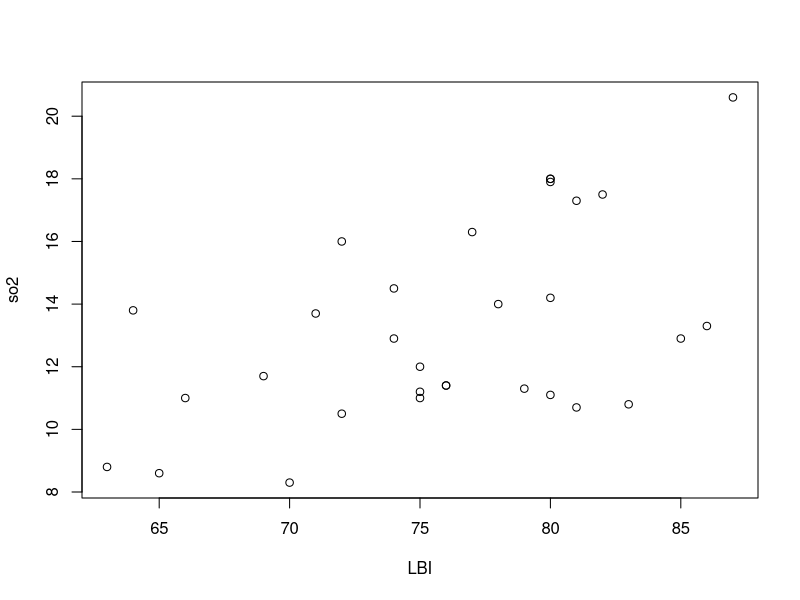
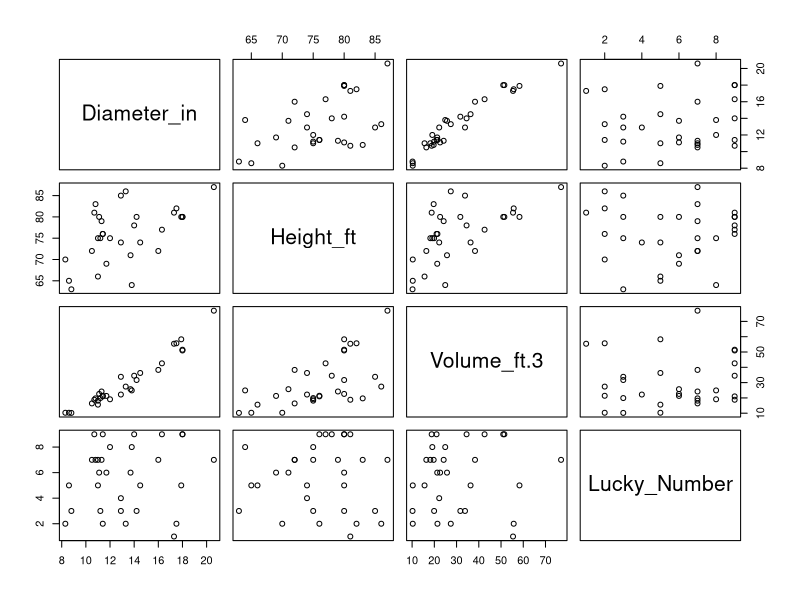
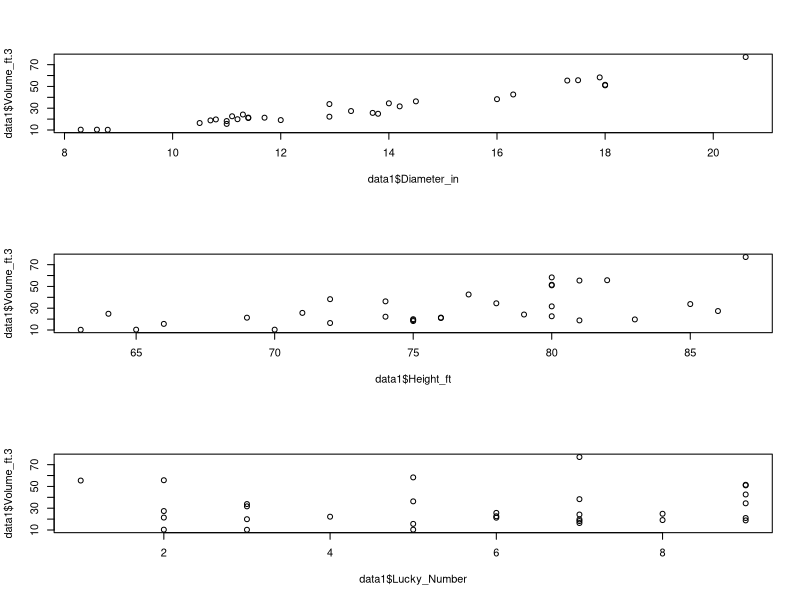
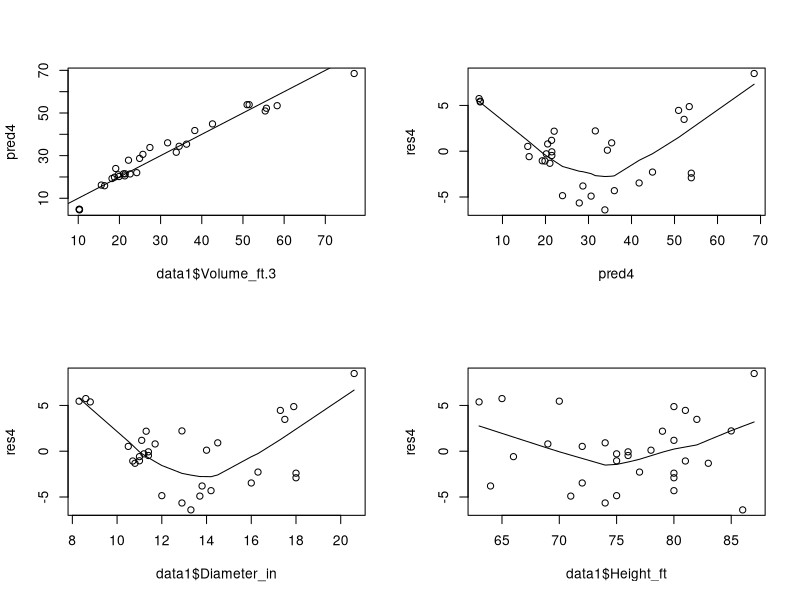
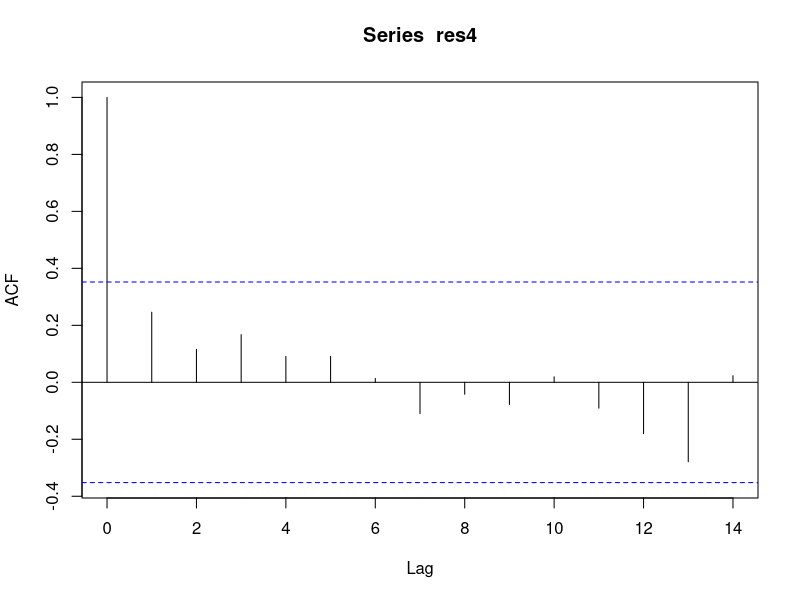
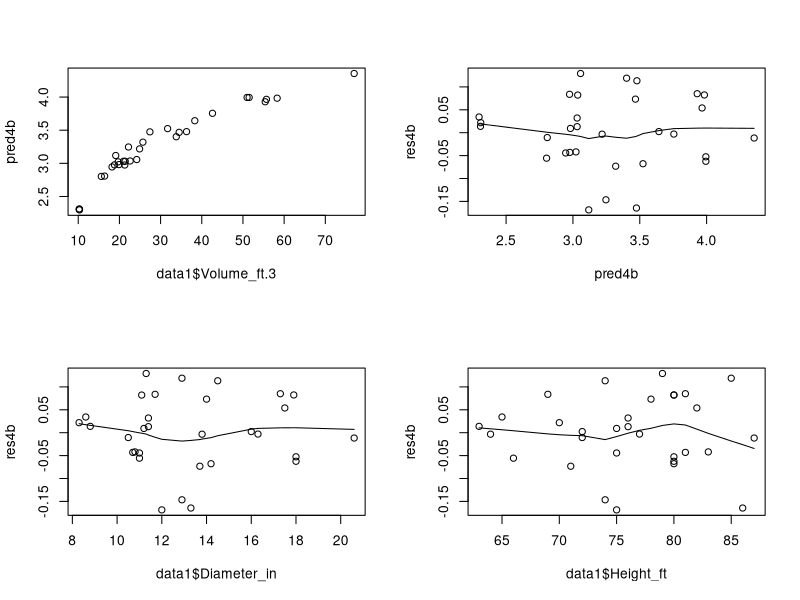

Generate these figures, in order, with R:
# Regression Analyses and Model Development
#-------------------
# Program Description:
# This program reads in tree data for the Allegheny National Forest and fits regression models for tree volume as a 
# function of tree dbh, height, and a random number.

#This code explores different ways to build linear regression models as well as analyses different 
#statistics and model metrics that help with model development.
#-------------------

# Read in input file and attach
data1=read.csv("TreeData.csv")

#Plotting relationship between variables
plot(data1[,2],data1[,1],xlab="LBI",ylab="so2")

#Initial model
modeT1<-lm(data1[,2]~data1[,1])

#Model statistics
summary(modeT1)
betas=coef(modeT1)
res<-residuals(modeT1)
data1$so2[1]-betas[1]-betas[2]*data1$LBI[1]
so2_hat<-predict(modeT1)
data1$so2[1]-so2_hat[1]

#R squared and adjusted R2
R2<-summary(modeT1)$r.squared
Adj_R2<-summary(modeT1)$adj.r.squared
stdev_res<-summary(modeT1)$sigma
var_res<-stdev_res^2

# Initial plot of data
par(mfrow=c(1,1))
plot(data1)
par(mfrow=c(3,1))
plot(data1$Volume_ft.3~data1$Diameter_in)
plot(data1$Volume_ft.3~data1$Height_ft)
plot(data1$Volume_ft.3~data1$Lucky_Number)

# Calculate the correlations between the y and the potential x variables
cor(data1[,-3],data1$Volume_ft.3)

# Set up array to store adjusted R2
adj_r2_m1=array(0,10)

# Calculate the first linear model:  Volume on Diameter
m1 <- lm(data1$Volume_ft.3 ~ data1$Diameter_in)
summary(m1)
coef1=coef(m1)
pred1=predict(m1)
res1=residuals(m1)
dev1=deviance(m1)
sum(res1^2)
adj_r2_m1[1] <- summary(m1)$adj.r.squared

# Calculate the second linear model:  Volume on Height
m2 <- lm(data1$Volume_ft.3 ~ data1$Height_ft)
summary(m2)
adj_r2_m1[2] <- summary(m2)$adj.r.squared

# Calculate the third linear model:  Volume on Lucky Number
m3 <- lm(data1$Volume_ft.3 ~ data1$Lucky_Number)
summary(m3)
adj_r2_m1[3] <- summary(m3)$adj.r.squared

# Calculate the fourth model:  Volume on Diameter and Height
m4 <- lm(data1$Volume_ft.3 ~ data1$Diameter_in + data1$Height_ft)
summary(m4)
adj_r2_m1[4] <- summary(m4)$adj.r.squared

# Calculate the fifth model:  Volume on Diameter and Lucky Number
m5 <- lm(data1$Volume_ft.3 ~ data1$Diameter_in + data1$Lucky_Number)
summary(m5)
adj_r2_m1[5] <- summary(m5)$adj.r.squared

# Calculate the sixth model:  Volume on Height and Lucky Number
m6 <- lm(data1$Volume_ft.3 ~ data1$Height_ft + data1$Lucky_Number)
summary(m6)
adj_r2_m1[6] <- summary(m6)$adj.r.squared

# Calculate the seventh model:  Volume on Diameter, Height, and Lucky Number
m7 <- lm(data1$Volume_ft.3 ~ data1$Diameter_in + data1$Height_ft + data1$Lucky_Number)
summary(m7)
adj_r2_m1[7] <- summary(m7)$adj.r.squared

# Load "leaps"
library(leaps)

# Perform best subset regression
leaps(data1[,-3],data1$Volume_ft.3,method="adjr2",names=names(data1[,-3]))

# Perform stepwise regression using AIC
step(m1, scope = list( upper=m7, lower=~1),direction="both",trace=TRUE)

# Extract AIC
extractAIC(m1)

# Perform stepwise regression using an F test
library(MASS)

addterm(m1,scope = m7, test="F", sorted=TRUE)
addterm(m4,scope = m7, test="F", sorted=TRUE)
dropterm(m7,test="F", sorted=TRUE)

# Look at "best" model
summary(m4)
res4<-residuals(m4)
# pred -> Y hats
pred4<-predict(m4)

# Plot predicted values and residuals 
par(mfrow=c(2,2))
plot(pred4 ~ data1$Volume_ft.3)
abline(a=0,b=1)#puts straight line through your data  at 45 degrees
#if one point of data is an outlier - will have a lot of leverage on the model because 
#model is trying to reduce r2 and line getts pulled in the direction of the outlier 
plot(res4 ~ pred4)
#line throught the data - points next to line will have more pull
lines(lowess(pred4,res4)) #lowess - locally weighted 
#residuals vs explanatory variables
plot(res4 ~ data1$Diameter_in)
lines(lowess(data1$Diameter_in,res4))
plot(res4 ~ data1$Height_ft)
lines(lowess(data1$Height_ft,res4))

# Autocorrelation function of residuals
par(mfrow=c(1,1))
acf(res4) #acf -> autocorrelation function

# Calculate the test statistics for the PPCC test of normality of residuals
i<-rank(res4) #determine rank
pi<-(i-(3/8))/(length(res4)+(1/4)) #blom's plotting position
zpi<-qnorm(pi) 
r<-cor(res4,zpi) #test statistic is correlation between those two
r2<-cor(res4,qnorm((rank(res4)-(3/8))/(length(res4)+(1/4))))

#to run VIF you need car librarry
library(car)
vif(m4)

lnV=log(data1$Volume_ft.3)
lnQ=log(data1$Diameter_in)
lnH=log(data1$Height_ft)

m4_b=lm(lnV ~ lnQ+lnH)
summary(m4_b)

res4b=residuals(m4_b)
pred4b=predict(m4_b)

par(mfrow=c(2,2))
plot(pred4b ~ data1$Volume_ft.3)
abline(a=0,b=1)#puts straight line through your data at 45 degrees
#a = y interpt and b is slope
plot(res4b ~ pred4b)
lines(lowess(pred4b,res4b)) #lowess - locally weighted 
#residuals vs explanatory variables
plot(res4b ~ data1$Diameter_in)
lines(lowess(data1$Diameter_in,res4b))
plot(res4b ~ data1$Height_ft)
lines(lowess(data1$Height_ft,res4b))

r2b<-cor(res4b,qnorm((rank(res4b)-(3/8))/(length(res4b)+(1/4)))) 
#r2b and r2 will have a difference at 3rd sig. digit
